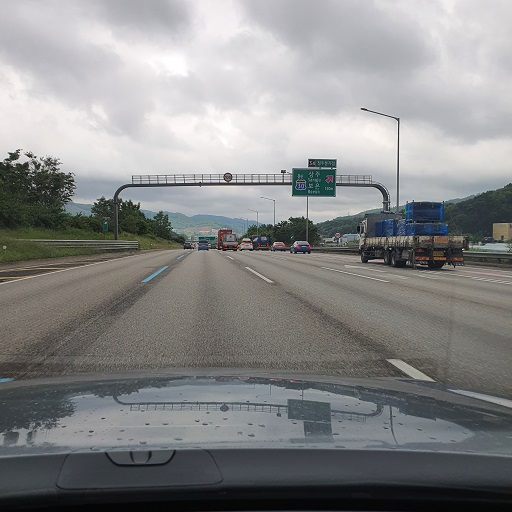
#> input picture straight.jpg, 512 x 512 px
$ python '16 lane_straight.py'
#> lines starting #> are read from the running program, lines starting #| are printed output that depends on the picture; after the words box and inside, x2 and y2 are one past the last pixel; in counts of white or black regions, pixels touching at a corner belong together
'''
Gray -> ROI -> Threshold-> Canny -> HoughLine -> Angle of Lines -> Average Lines
-> Detecting & displaying the lane -> Topview of the lane

'''
import cv2 as cv
import numpy as np
from Image import *
from math import *

fileName = 'straight'

img = cv.imread(fileName+'.jpg')
#> img is the input picture: shape (512, 512, 3); mean B, G, R 136.8, 136.6, 136

# Gray
imgGray = cv.imread(fileName+'.jpg', 0)
#> imgGray: shape (512, 512); min 0, max 255, mean 136.4
imgRoi = np.zeros((img.shape[0], img.shape[1], 1), np.uint8)
imgOut = np.zeros(img.shape, np.uint8)

# Region Of Interest
syROI = 252
eyROI = 369
pointRoi = np.array([[154, 252], [0, 369], [465, 369], [244, 252]], np.int32)
cv.fillConvexPoly(imgRoi, pointRoi, 255)
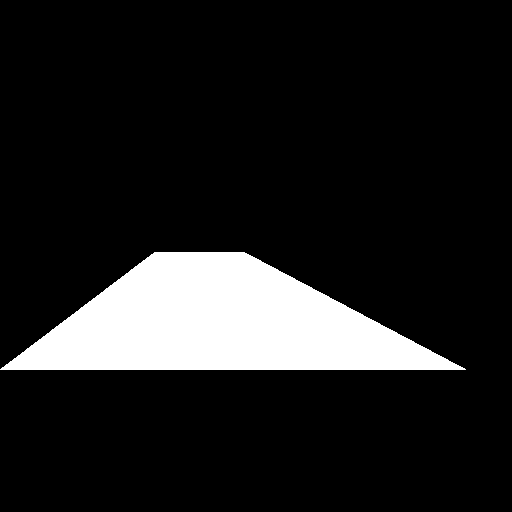
#> imgRoi: shape (512, 512, 1); 12.6% white; 1 white region, box (x1, y1, x2, y2) and area: (0, 252, 466, 370) 32933
imgRoiDisp = cv.addWeighted(imgGray, 0.8, imgRoi, 0.2, 0)
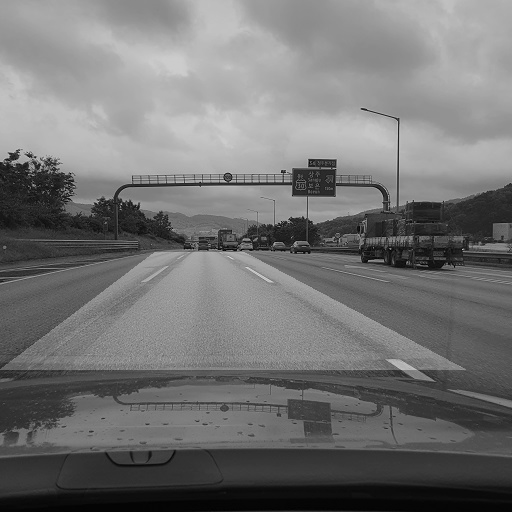
#> imgRoiDisp: shape (512, 512); min 0, max 215, mean 115.6
#> (the run stopped early here; a loop or call above may not have finished)
